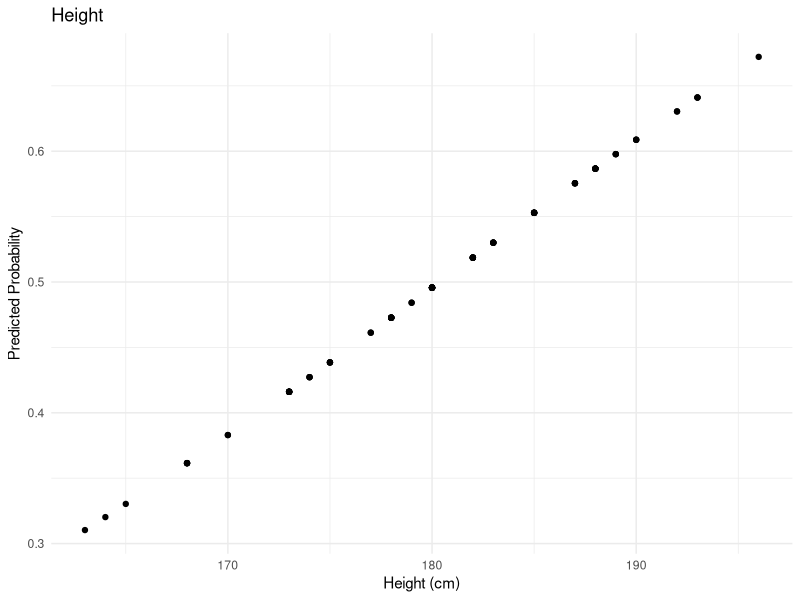
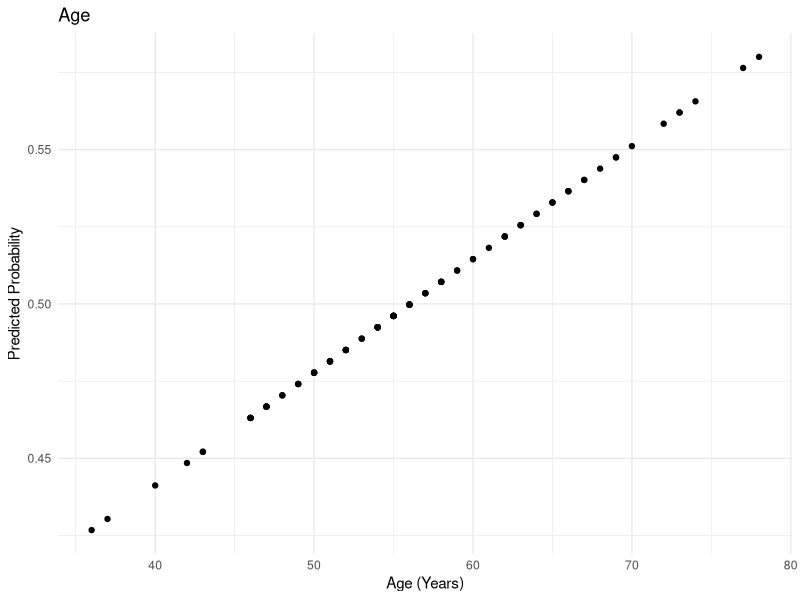
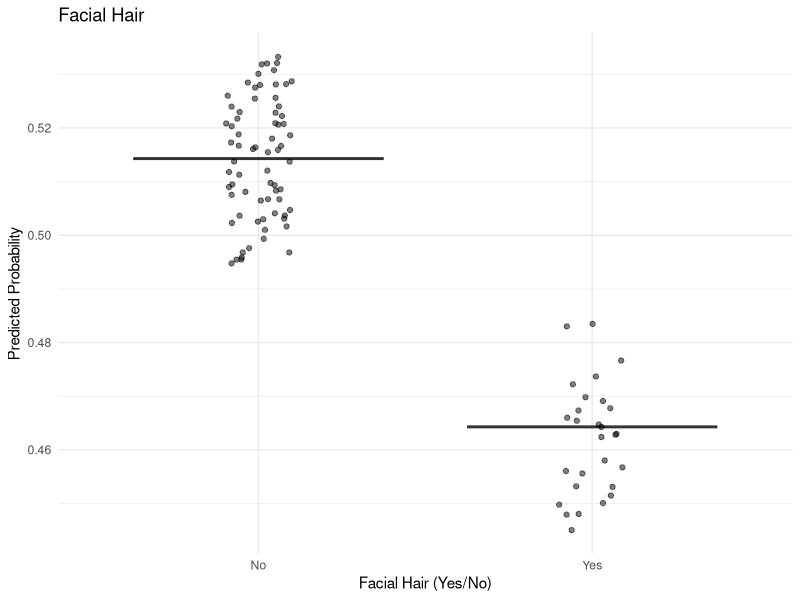
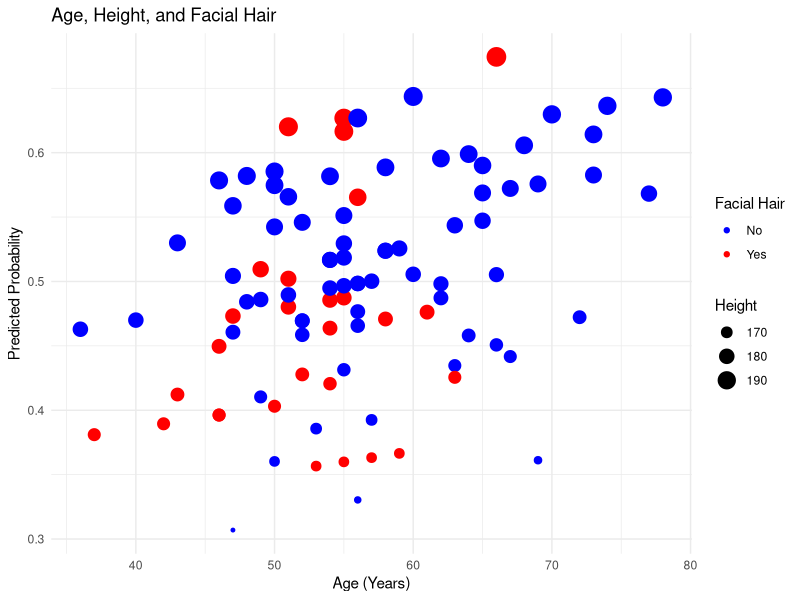
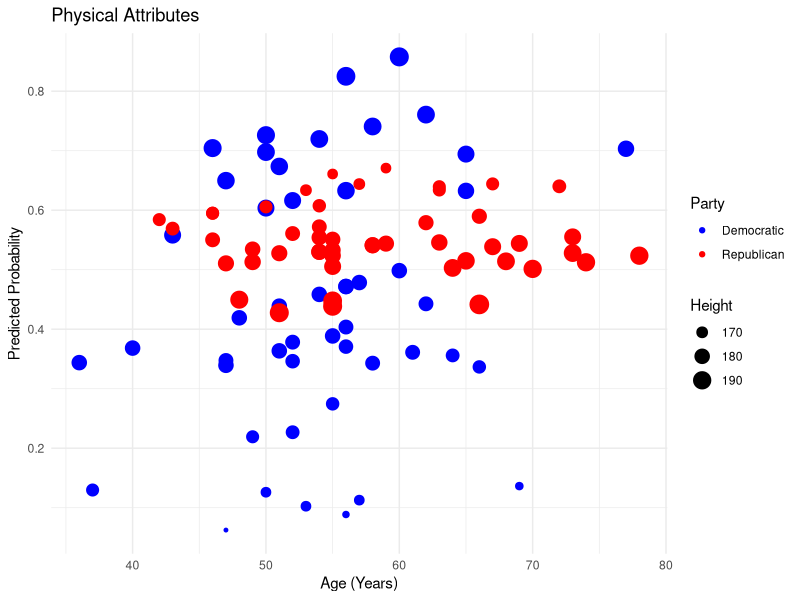
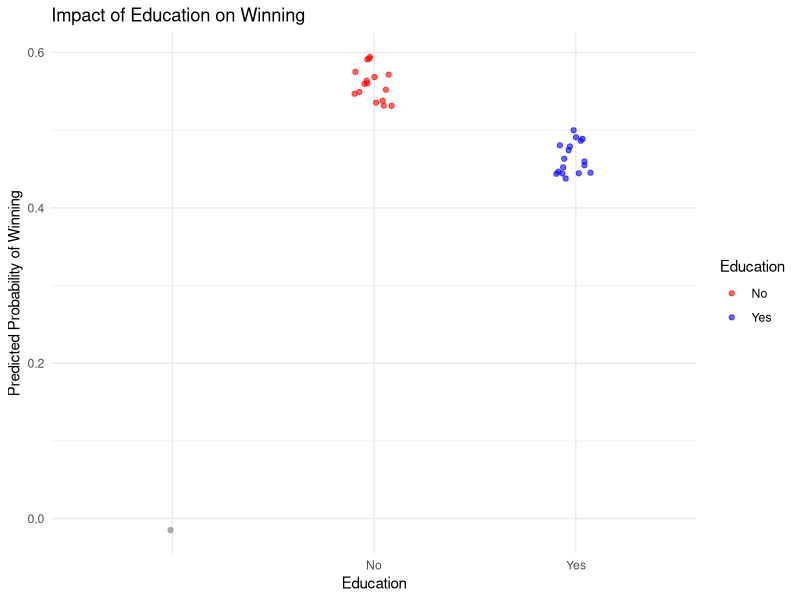
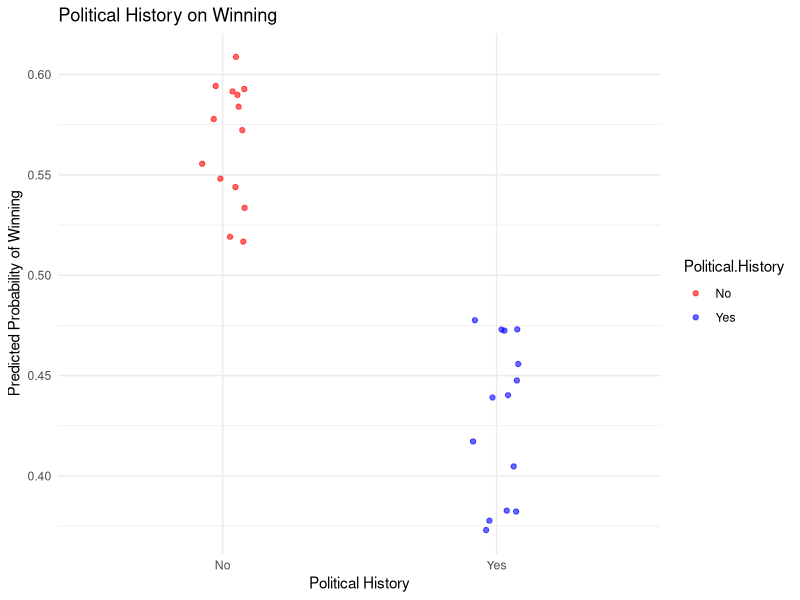
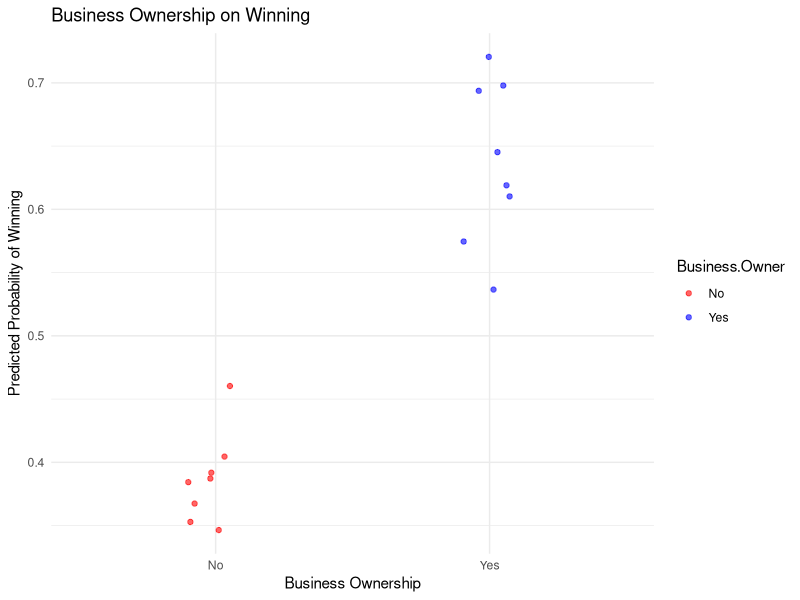

Here is the R script that generated these plots, in order:
## ---- chunk 1
knitr::opts_chunk$set(echo = FALSE)
## ---- chunk 2
library(dplyr)
library(ggplot2)
library(randomForest)
library(caret)
library(e1071)
library(flextable)
## ---- chunk 3


data <- read.csv("Presidential Historical Data.csv")

data$Win <- factor(data$Win, levels = c("No", "Yes"))

height_model <- glm(Win ~ Height, data = data, family = "binomial")
data$Predicted_Prob <- predict(height_model, type = "response")

ggplot(data, aes(x = Height, y = Predicted_Prob)) +
  geom_point() +
  labs(title = "Height",
       x = "Height (cm)",
       y = "Predicted Probability") +
  theme_minimal()
## ---- chunk 4
age_model <- glm(Win ~ Age, data = data, family = "binomial")
data$Predicted_Prob_Age <- predict(age_model, type = "response")

ggplot(data, aes(x = Age, y = Predicted_Prob_Age)) +
  geom_point() +
  labs(title = "Age",
       x = "Age (Years)",
       y = "Predicted Probability") +
  theme_minimal()
## ---- chunk 5

facial_hair_model <- glm(Win ~ Facial.Hair, data = data, family = "binomial")

data$Predicted_Prob_FacialHair <- predict(facial_hair_model, type = "response")

library(ggplot2)
ggplot(data, aes(x = Facial.Hair, y = Predicted_Prob_FacialHair)) +
  geom_boxplot(alpha = 0.7, outlier.shape = 16, outlier.colour = "red") +  
  geom_jitter(width = 0.1, alpha = 0.5, color = "black") + 
  labs(
    title = "Facial Hair",
    x = "Facial Hair (Yes/No)",
    y = "Predicted Probability"
  ) +
  theme_minimal()

## ---- chunk 6
combined_model <- glm(Win ~ Height + Age + Facial.Hair, data = data, family = "binomial")
data$Predicted_Prob_Combined <- predict(combined_model, type = "response")

ggplot(data, aes(x = Age, y = Predicted_Prob_Combined, color = Facial.Hair)) +
  geom_point(aes(size = Height)) +
  labs(title = "Age, Height, and Facial Hair",
       x = "Age (Years)",
       y = "Predicted Probability") +
  theme_minimal() +
  scale_color_manual(values = c("No" = "blue", "Yes" = "red"), name = "Facial Hair")
## ---- chunk 7
data_democrats <- data %>% filter(Party == "Democratic")
data_republicans <- data %>% filter(Party == "Republican")

democrats_model <- glm(Win ~ Height + Age + Facial.Hair, data = data_democrats, family = "binomial")
data_democrats$Predicted_Prob <- predict(democrats_model, type = "response")

republicans_model <- glm(Win ~ Height + Age + Facial.Hair, data = data_republicans, family = "binomial")
data_republicans$Predicted_Prob <- predict(republicans_model, type = "response")

data_combined <- bind_rows(
  data_democrats %>% mutate(Party = "Democratic"),
  data_republicans %>% mutate(Party = "Republican")
)

ggplot(data_combined, aes(x = Age, y = Predicted_Prob, color = Party)) +
  geom_point(aes(size = Height)) +
  labs(title = "Physical Attributes",
       x = "Age (Years)",
       y = "Predicted Probability") +
  theme_minimal() +
  scale_color_manual(values = c("Democratic" = "blue", "Republican" = "red"))
## ---- chunk 8

education_filtered <- data %>%
  group_by(Year) %>%
  filter(n_distinct(Education) > 1)

education_model <- glm(Win ~ Education, family = "binomial", data = education_filtered)

odds_education <- exp(coef(education_model))

education_filtered$Predicted_Prob_Education <- predict(education_model, type = "response")
ggplot(education_filtered, aes(x = Education, y = Predicted_Prob_Education, color = Education)) +
  geom_jitter(width = 0.1, alpha = 0.6) +
  labs(
    title = "Impact of Education on Winning",
    x = "Education",
    y = "Predicted Probability of Winning"
  ) +
  theme_minimal() +
  scale_color_manual(values = c("No" = "red", "Yes" = "blue"))

## ---- chunk 9

political_filtered <- data %>%
  group_by(Year) %>%
  filter(n_distinct(Political.History) > 1)

political_model <- glm(Win ~ Political.History, family = "binomial", data = political_filtered)

odds_political <- exp(coef(political_model))


political_filtered$Predicted_Prob_Political <- predict(political_model, type = "response")
ggplot(political_filtered, aes(x = Political.History, y = Predicted_Prob_Political, color = Political.History)) +
  geom_jitter(width = 0.1, alpha = 0.6) +
  labs(
    title = "Political History on Winning",
    x = "Political History",
    y = "Predicted Probability of Winning"
  ) +
  theme_minimal() +
  scale_color_manual(values = c("No" = "red", "Yes" = "blue"))

## ---- chunk 10

business_filtered <- data %>%
  group_by(Year) %>%
  filter(n_distinct(Business.Owner) > 1)

business_model <- glm(Win ~ Business.Owner, family = "binomial", data = business_filtered)


odds_business <- exp(coef(business_model))

business_filtered$Predicted_Prob_Business <- predict(business_model, type = "response")
ggplot(business_filtered, aes(x = Business.Owner, y = Predicted_Prob_Business, color = Business.Owner)) +
  geom_jitter(width = 0.1, alpha = 0.6) +
  labs(
    title = "Business Ownership on Winning",
    x = "Business Ownership",
    y = "Predicted Probability of Winning"
  ) +
  theme_minimal() +
  scale_color_manual(values = c("No" = "red", "Yes" = "blue"))

## ---- chunk 11

combined_filtered <- data %>%
  group_by(Year) %>%
  filter(n() == 2) %>%
  ungroup()  

categorical_vars <- c("Education", "Political.History", "Business.Owner", "Win")
combined_filtered[categorical_vars] <- lapply(combined_filtered[categorical_vars], factor)

rf_combined_model <- randomForest(
  Win ~ Education + Political.History + Business.Owner,
  data = combined_filtered,
  ntree = 500,
  importance = TRUE
)



importance_df <- data.frame(
  Variable = rownames(importance(rf_combined_model)),
  Importance = importance(rf_combined_model)[, 1]
)



ggplot(importance_df, aes(x = reorder(Variable, Importance), y = Importance)) +
  geom_bar(stat = "identity", fill = "skyblue") +
  coord_flip() +
  labs(
    title = "Credibility",
    x = "Variable",
    y = "Importance"
  ) +
  theme_minimal()

combined_filtered$Predicted_Prob_RF <- predict(rf_combined_model, newdata = combined_filtered, type = "prob")[, 2]


## ---- chunk 12
library(flextable)

best_candidate <- data.frame(
  Height = 165,
  Facial = "No",
  Age = 50,
  War = "Yes",
  GDP = 2,
  Education = "Yes",
  Political = "Yes",
  Business = "No",
  Party = "Democratic",
  Predicted_Prob = 0.6544468
)

best_candidate_table <- flextable(best_candidate) %>%
  autofit() %>% 
  align(align = "center", part = "all") %>%  
  fontsize(size = 10, part = "all")  

best_candidate_table
## ---- chunk 13

data$Party <- as.factor(data$Party)

rf_model <- randomForest(
  Party ~ Height + Facial.Hair + Win + Age + War + GDP.Growth.Rate + Education + Political.History + Business.Owner,
  data = data,
  ntree = 500,
  importance = TRUE
)



importance_df <- data.frame(
  Variable = rownames(importance(rf_model)),
  Importance = importance(rf_model)[, 1]
)


ggplot(importance_df, aes(x = reorder(Variable, Importance), y = Importance)) +
  geom_bar(stat = "identity", fill = "skyblue") +
  coord_flip() +
  labs(
    title = "Importance in Predicting Winning Party",
    x = "Variable",
    y = "Importance"
  ) +
  theme_minimal()
